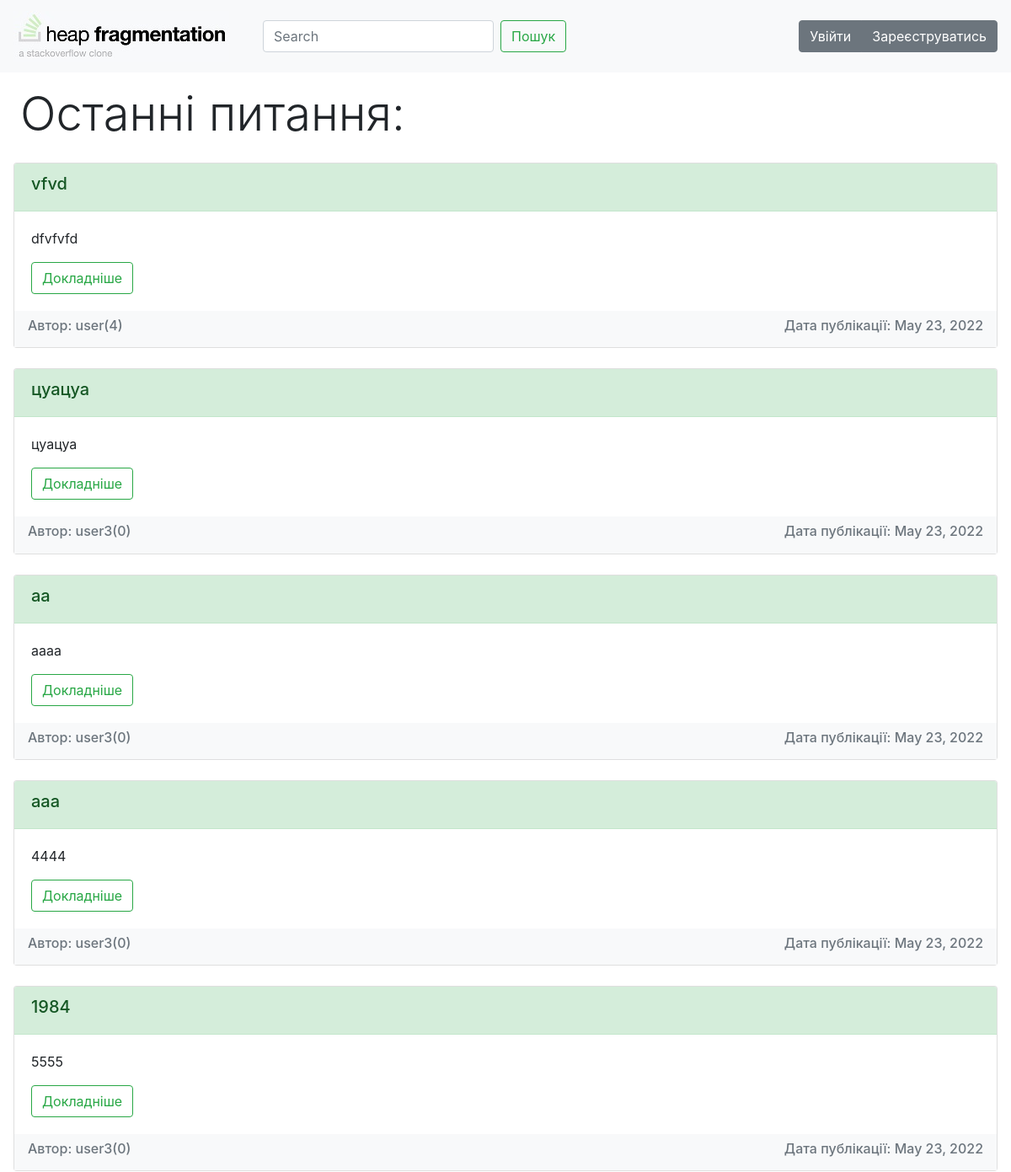
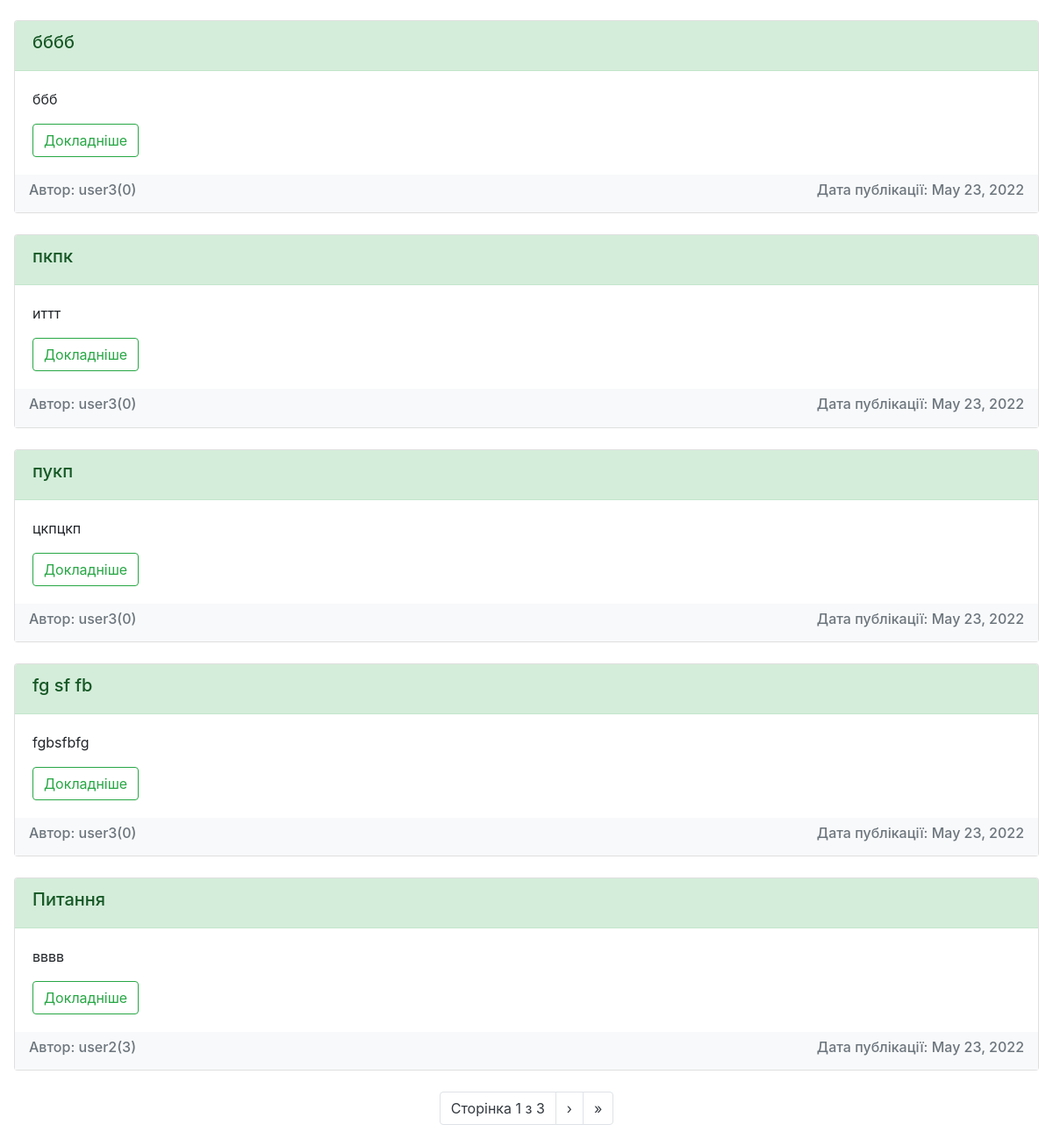
The page / on the database its author committed (2 pictures, top to bottom).
### advice_app/models.py (models this page shows, shortened)
class Post(models.Model):
    title = models.CharField("Заголовок", max_length=50)
    question = models.TextField("Питання")
    author = models.ForeignKey(MyUser, on_delete=models.CASCADE)
    isClosed = models.BooleanField("Cтатус", default=0)
    date = models.DateField(auto_now=True)

class MyUser(User):
    class Meta:
        verbose_name = u"Рейтинг"
    rating = models.IntegerField("User", default=0)
    def __str__(self):
        return self.username

### advice_app/views.py (the view)
# urls.py: path('', views.MainPage.as_view(), name='index'),
class MainPage(ListView):
    model = Post
    paginate_by = 10
    queryset = Post.objects.order_by('-id')
    template_name = "advice_app/index.html"

### advice_app/templates/advice_app/index.html (shortened to what this page needs)
{% extends 'advice_app/base.html' %}
{% block content %}
<h1 class="display-4 mx-4 my-3">Останні питання:</h1>
{% include 'advice_app/post.html' %}
{% endblock %}

### advice_app/templates/advice_app/post.html (shortened to what this page needs)
{% if object_list %}
{% for i in page_obj %}
    <div class="card mt-4 mx-3">
      <div class="card-header alert-success"><h5>{{ i.title }}</h5></div>
      <div class="card-body">
        <p class="card-text">{{ i.question|truncatewords:90 }}</p>
        <a href="{% url 'detail' i.id %}" class="btn btn-outline-success">Докладніше</a>
      </div>
      <div class="navbar navbar-light bg-light text-muted">
        <h6>Автор: {{ i.author }}({{ i.author.rating }})</h6>
        <h6>Дата публікації: {{ i.date }}</h6>
      </div>
    </div>
  {% endfor %}
<nav aria-label="Page navigation example">
<ul class="pagination justify-content-center my-4">
        <li class="page-item"><a class="page-link text-dark">Сторінка {{ page_obj.number }} з {{ page_obj.paginator.num_pages }}</a></li>
        {% if page_obj.has_next %}
        <li class="page-item"><a class="page-link text-dark" href="?page={{ page_obj.next_page_number }}">›</a></li>
        <li class="page-item"><a class="page-link text-dark" href="?page={{ page_obj.paginator.num_pages }}">&raquo;</a></li>
        {% endif %}
</ul>
</nav>
{% else %}
  <p class="mx-4 my-3">Наразі дописів немає</p>
{% endif %}

### rows shown on the page
Post: title "vfvd", question "dfvfvfd", author "user", author.rating "4", date "May 23, 2022"
Post: title "цуацуа", question "цуацуа", author "user3", author.rating "0", date "May 23, 2022"
Post: title "аа", question "аааа", author "user3", author.rating "0", date "May 23, 2022"
Post: title "ааа", question "4444", author "user3", author.rating "0", date "May 23, 2022"
Post: title "1984", question "5555", author "user3", author.rating "0", date "May 23, 2022"
Post: title "бббб", question "ббб", author "user3", author.rating "0", date "May 23, 2022"
Post: title "пкпк", question "иттт", author "user3", author.rating "0", date "May 23, 2022"
Post: title "пукп", question "цкпцкп", author "user3", author.rating "0", date "May 23, 2022"
Post: title "fg sf fb", question "fgbsfbfg", author "user3", author.rating "0", date "May 23, 2022"
Post: title "Питання", question "вввв", author "user2", author.rating "3", date "May 23, 2022"

### other values the page prints
{{ page_obj.number }} "1"
{{ page_obj.paginator.num_pages }} "3"
